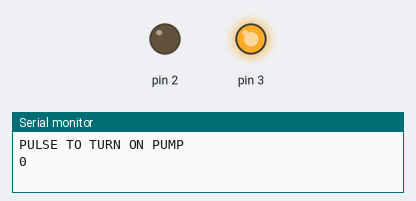
The sketch below on a simulated Arduino Uno, built with avr-gcc and run on an emulated ATmega328P. Shown: output pins drawn as LEDs (lit = HIGH), the last lines printed to the serial monitor.

Above: at 1.0 s.
At 13.0 s:
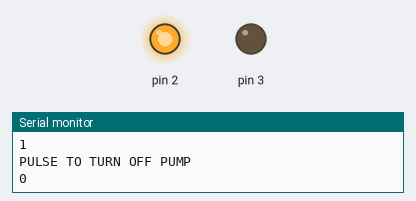
At 19.0 s:
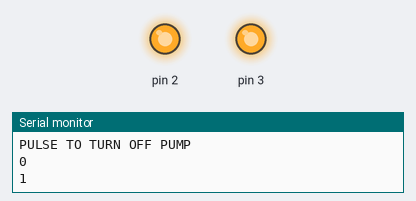
Timing chart, 0 to 31.2 s (numbered marks = the images above):
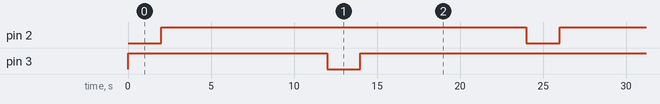

The sketch:

PUMP_RELAY_LOGIC.ino
```cpp
int flag=0;
void setup()
{
Serial.begin(9600);  // put your setup code here, to run once:
pinMode(2,OUTPUT);
pinMode(3,OUTPUT);
}

void loop()
{
      digitalWrite(2, LOW);
      digitalWrite(3, HIGH);
      Serial.println("PULSE TO TURN ON PUMP");
      for(int i=0; i<2; i++)
   {
      Serial.println(i);
      delay(1000);
   }
  digitalWrite(2, HIGH);
  delay(10000);
  //LOGIC TO TURN OFF THE PUMP
  Serial.println("PULSE TO TURN OFF PUMP");
  digitalWrite(3, LOW);
  for(int i=0; i<2; i++)
  {
    Serial.println(i);
    delay(1000);
  }
  digitalWrite(2, HIGH);
  digitalWrite(3, HIGH);


   delay(10000);
}
```

Measured:
- by itself, pin 2: alternates HIGH for 22.0 s and LOW for 2.0 s
- by itself, pin 3: repeats every 24.0 s: LOW 2.0 s, HIGH 22.0 s
- by itself, everything shown: repeats every 24.0 s, in 4 steps
